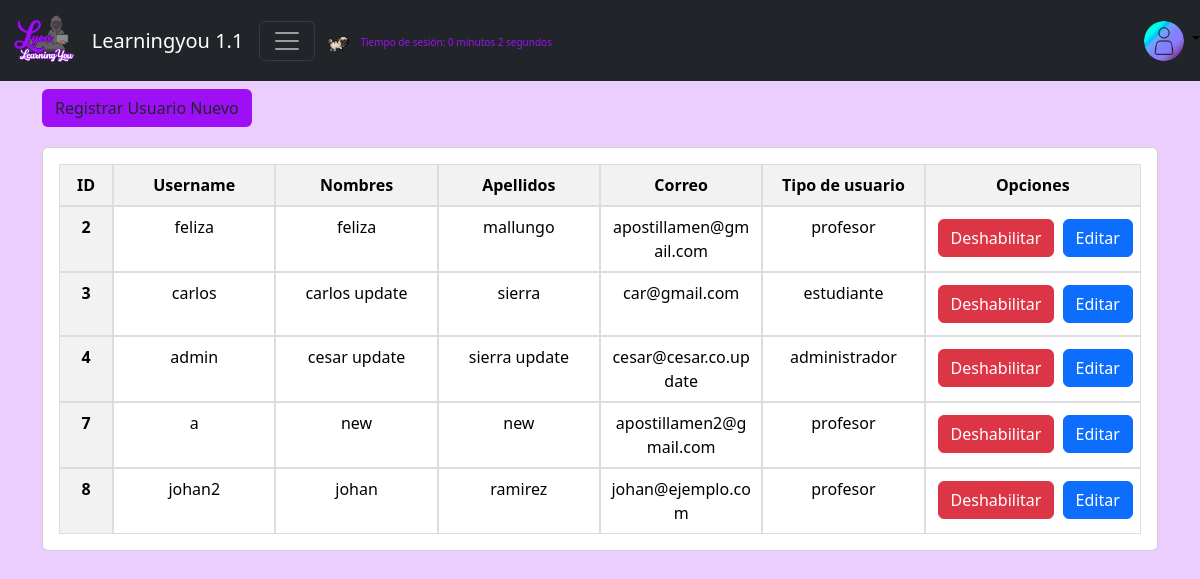
Screenshot of /usuario/listar_usuario/ (signed in) with the database file from the repository.
### apps/usuario/models.py (models this page shows, shortened)
class Usuario(AbstractBaseUser):
    username = models.CharField("Nombre de Usuario",unique=True, max_length=50)
    email = models.EmailField('Correo Electrónico', max_length=254, unique =True)
    nombres = models.CharField('Nombres', max_length=200, blank= True, null =True)
    apellidos= models.CharField('Apellidos ', max_length=200, blank= True, null =True)
    imagen = models.ImageField('Imagen de Perfil', upload_to ='perfil/', height_field=None, width_field=None, max_length=200)
    usuario_activo = models.BooleanField(default = True)
    usuario_administrador = models.BooleanField(default = False)
    objects = UsuarioManager()
    rol = models.ForeignKey(Rol, on_delete=models.SET_NULL, null=True )
    USERNAME_FIELD  = 'username'
    REQUIRED_FIELDS = ['email', 'nombres']
    @property
    def is_staff(self):
        return self.usuario_administrador

class Rol(models.Model):
    rol = models.CharField('Nombre del Rol', max_length=100, unique = True)
    class Meta:
        verbose_name = 'Rol'
        verbose_name_plural = 'Roles'
        ordering = ['-id']
    def __str__(self):
        return self.rol

### apps/usuario/views.py (the view, shortened to what this page needs)
# urls.py: path('listar_usuario/', login_required(ListadoUsuario.as_view()), name='listar_usuario'),
class ListadoUsuario(View):
    model = Usuario
    template_name = "usuario/usuario/listar_usuario.html"
    form_class = FormularioUsuario
    def get_queryset(self):
        return self.model.objects.filter(usuario_activo=True)
    def get_context_data(self, **kwargs):
        context = {}
        context["usuarios"] = self.get_queryset()
        context["form"] = self.form_class()
        return context
    def get(self, request, *args, **kwargs):
            return render(request, self.template_name, self.get_context_data())

### templates/usuario/usuario/listar_usuario.html (shortened to what this page needs)
{% extends "index.html" %}
{% block body %}
<head>
</head>
<main class="container mt-2">
    <header>
        <button id="botonLyou" class="btn"
        onclick="abrir_modal_creacion('{% url 'usuario:registrar_usuario' %}')">Registrar Usuario Nuevo</button>
    </header>
    {% if usuarios %}
    <div class="talbe-stats order-table ov-h">
        <table class="card card-body table">
            <thead>
                <tr id="spc">
                    <th>ID</th>
                    <th>Username</th>
                    <th>Nombres</th>
                    <th>Apellidos</th>
                    <th>Correo</th>
                    <th>Tipo de usuario</th>
                    <th>Opciones</th>
                </tr>
            </thead>
            <tbody>
                {% for usuario in usuarios %}
                <tr id="spc">
                    <th>{{ usuario.id }}</th>
                    <td>{{usuario.username}}</td>
                    <td>{{usuario.nombres}}</td>
                    <td>{{usuario.apellidos}}</td>
                    <td>{{usuario.email}}</td>
                    <td>{{usuario.rol}}</td>
                    <td>
                        <a class="btn btn-danger m-1" href="{% url 'usuario:eliminar_usuario' usuario.id %}">Deshabilitar</a>
                        <button id="botones"class="btn btn-primary"
                            onclick="abrir_modal_edicion('{% url 'usuario:editar_usuario' usuario.id %}')">Editar</button>
                        </td>
                </tr>
                {% endfor %}
                {% endif %}
            </tbody>
        </table>
    </div>
</main>
{% endblock body %}

### templates/index.html (shortened to what this page needs)
{% load static %}
<!DOCTYPE html>
<html lang="es">
<head>
    <link href="https://cdnjs.cloudflare.com/ajax/libs/font-awesome/5.15.4/css/all.min.css" rel="stylesheet">
    <link href="https://cdn.jsdelivr.net/npm/bootstrap@5.3.3/dist/css/bootstrap.min.css" rel="stylesheet"
>
    {% block styles %}
    <link rel="stylesheet" href="{% static 'css/styles.css' %}">
    {% endblock styles %}
</head>
<body style="background-color: #ebcefd" class="background-image">
    <nav class="navbar navbar-dark bg-dark fixed-strat">
        <div class="container-fluid justify-content-start">
            <a class="navbar-brand" href="/">
                <img src="{% static 'img/logo.png' %}" alt="Logo">
            </a>
            <a class="navbar-brand" href="/">Learningyou 1.1</a>
            {% if request.user.is_authenticated %}
            <button class="navbar-toggler" type="button" data-bs-toggle="offcanvas"
                data-bs-target="#offcanvasDarkNavbar" aria-controls="offcanvasDarkNavbar">
                <span class="navbar-toggler-icon"></span>
            </button>
            <a class="navbar-brand" style="margin-top: 10px;" href="/">
                <img src="{% static 'img/pugRun.gif' %}" alt="Logo">
                <p style="font-size: x-small; margin-left: -5px; margin-top: 10px; color: #9d10f5;" id="tiempo-sesion">
                    Tiempo de sesión: 0 minutos 0 segundos</p>
            </a>
            <div style="position: absolute; right: 0;">
                <div style="all: initial; " class="dropdown">
                    <a style=" all: initial;" class="nav-link dropdown-toggle" href="#" role="button"
                        id="profileDropdown" data-bs-toggle="dropdown" aria-expanded="false">
                        <img src="{% static 'img/perfil.png' %}" alt="Avatar" class="rounded-circle"
                            style="width: 40px; height: 40px;">
                    </a>
                </div>
            </div>
            {% endif %}
        </div>
    </nav>
    {% block body %}{% endblock body %}
</body>
</html>

### static/css/styles.css (style rules this page uses)
.background-image { background-size: cover; background-position: center; background-repeat: no-repeat; }
.navbar-brand img { max-height: 50px; width: auto; margin-top: -5px; }
.navbar-brand { display: flex; align-items: center; }
#botonLyou { background-color: #9d10f5; }
#spc { display: flex; }
.talbe-stats th:first-child { width: 5%; }
.talbe-stats th:not(:first-child), .talbe-stats td:not(:first-child) { width: 15%; }
.talbe-stats th:last-child, .talbe-stats td:last-child { width: 20%; }
.talbe-stats { margin-top: 20px; overflow-x: auto; }
.talbe-stats table { width: 100%; border-collapse: collapse; }
.talbe-stats th, .talbe-stats td { padding: 8px; text-align: center; border: 1px solid #dddddd; }
.talbe-stats th { background-color: #f2f2f2; font-weight: bold; }
.talbe-stats tr:nth-child(odd) { background-color: #f9f9f9; }
.talbe-stats .btn { margin: 0; width: auto; }
.talbe-stats td:last-child { white-space: nowrap; text-align: center; }
.talbe-stats th, .talbe-stats td { width: 20%; }
#botones { width: auto; align-items: center; justify-content: center; }

### rows the page displays
Usuario: id "2", username "feliza", nombres "feliza", apellidos "mallungo", email "apostillamen@gmail.com", rol "profesor"
Usuario: id "3", username "carlos", nombres "carlos update", apellidos "sierra", email "car@gmail.com", rol "estudiante"
Usuario: id "4", username "admin", nombres "cesar update", apellidos "sierra update", email "cesar@cesar.co.update", rol "administrador"
Usuario: id "7", username "a", nombres "new", apellidos "new", email "apostillamen2@gmail.com", rol "profesor"
Usuario: id "8", username "johan2", nombres "johan", apellidos "ramirez", email "johan@ejemplo.com", rol "profesor"
